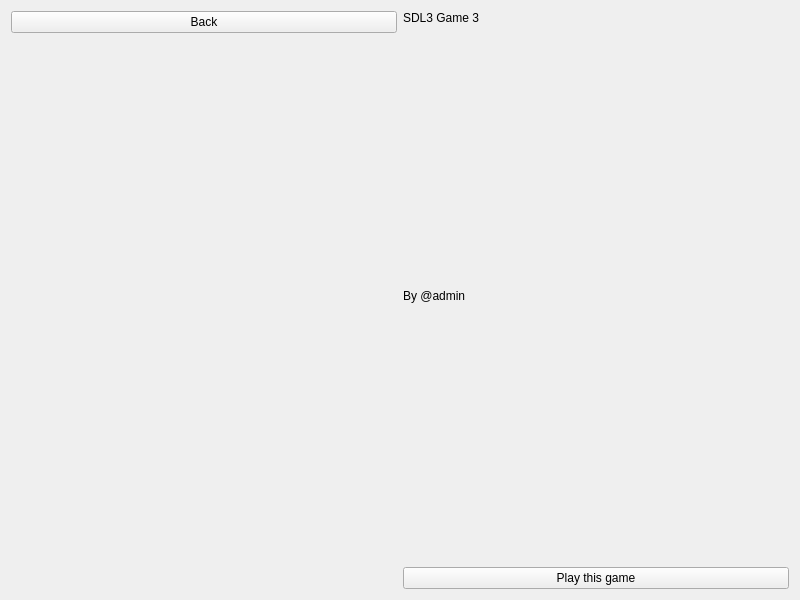
<?xml version="1.0" encoding="UTF-8"?>
<ui version="4.0">
 <class>SDL3Game3_DescWND</class>
 <widget class="QWidget" name="SDL3Game3_DescWND">
  <property name="geometry">
   <rect>
    <x>0</x>
    <y>0</y>
    <width>800</width>
    <height>600</height>
   </rect>
  </property>
  <property name="windowTitle">
   <string>SDL3 Game 3 description</string>
  </property>
  <layout class="QHBoxLayout" name="horizontalLayout_2">
   <item>
    <layout class="QVBoxLayout" name="verticalLayout">
     <item>
      <widget class="QPushButton" name="pushButton">
       <property name="text">
        <string>Back</string>
       </property>
      </widget>
     </item>
     <item>
      <widget class="QLabel" name="label">
       <property name="text">
        <string/>
       </property>
       <property name="pixmap">
        <pixmap resource="assets/common.qrc">:/backgrounds/qt6/pygame3_desc.png</pixmap>
       </property>
      </widget>
     </item>
    </layout>
   </item>
   <item>
    <layout class="QVBoxLayout" name="verticalLayout_2">
     <item>
      <widget class="QLabel" name="label_2">
       <property name="styleSheet">
        <string notr="true">font: 24pt &quot;Noto Sans&quot;;</string>
       </property>
       <property name="text">
        <string>SDL3 Game 3</string>
       </property>
       <property name="alignment">
        <set>Qt::AlignmentFlag::AlignLeading|Qt::AlignmentFlag::AlignLeft|Qt::AlignmentFlag::AlignTop</set>
       </property>
      </widget>
     </item>
     <item>
      <widget class="QLabel" name="label_3">
       <property name="text">
        <string>By @admin</string>
       </property>
       <property name="alignment">
        <set>Qt::AlignmentFlag::AlignLeading|Qt::AlignmentFlag::AlignLeft|Qt::AlignmentFlag::AlignTop</set>
       </property>
      </widget>
     </item>
     <item>
      <widget class="QPushButton" name="pushButton_2">
       <property name="text">
        <string>Play this game</string>
       </property>
       <property name="icon">
        <iconset resource="assets/common.qrc">
         <normaloff>:/playButton/qt6/play.png</normaloff>:/playButton/qt6/play.png</iconset>
       </property>
      </widget>
     </item>
    </layout>
   </item>
  </layout>
 </widget>
 <resources>
  <include location="assets/common.qrc"/>
 </resources>
 <connections/>
</ui>
